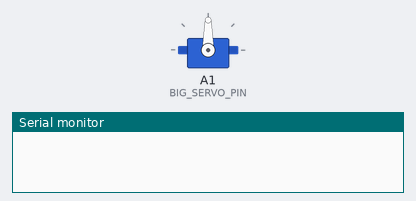
This sketch was run on a simulated Arduino Mega 2560, built with avr-gcc and run on an emulated ATmega2560. Shown: servo, the last lines printed to the serial monitor.

Above: at 0.1 s.
At 10.2 s:
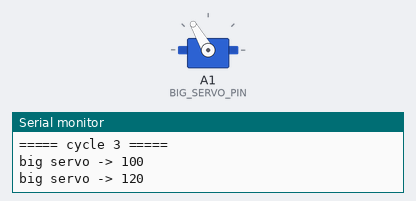
Timing chart, 0 to 14.0 s (numbered marks = the images above):
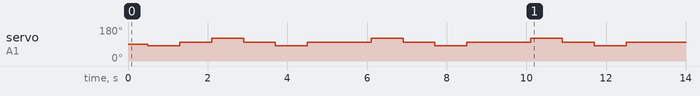

The sketch:

big_servo_cycle_80_120.ino
```cpp
/*
 * 大功率舵机（A1）往复测试
 *
 * 烧到模块1 Mega（COM8）即可，可不接 PCA9685。
 *
 * 轨迹（1 个周期）：
 *   80° → 100° → 120° → 100° → 80° → 100°
 * 共循环 3 个周期，最后停在 100°。
 */

#include <Servo.h>

#define BIG_SERVO_PIN   A1
#define MOVE_SETTLE_MS  800
#define CYCLE_COUNT     3

Servo bigServo;

void goTo(int angle) {
  bigServo.write(constrain(angle, 0, 180));
  Serial.print(F("big servo -> "));
  Serial.println(angle);
  delay(MOVE_SETTLE_MS);
}

void setup() {
  Serial.begin(115200);
  bigServo.attach(BIG_SERVO_PIN);
  delay(500);

  // 起始到 80°
  goTo(80);

  for (uint8_t c = 1; c <= CYCLE_COUNT; c++) {
    Serial.print(F("===== cycle "));
    Serial.print(c);
    Serial.println(F(" ====="));

    goTo(100);
    goTo(120);
    goTo(100);
    goTo(80);
    goTo(100);
  }

  Serial.println(F("Done. Holding at 100 deg."));
}

void loop() {
  // hold at 100°
}
```
